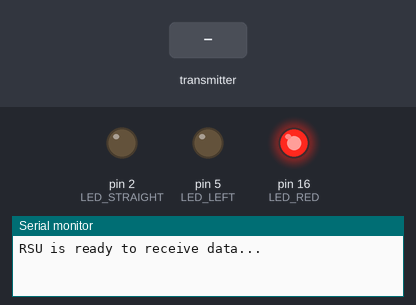
Simulated run of this sketch. Board: Arduino Uno, built with avr-gcc and run on an emulated ATmega328P. Shown: output pins drawn as LEDs (lit = HIGH), the last lines printed to the serial monitor. The inputs (shaded band) are chosen by the test bench. No radio packets arrive unless stated.

Above: at 1.2 s.
1.3 s: the transmitter starts sending direction = 0
At 1.8 s:
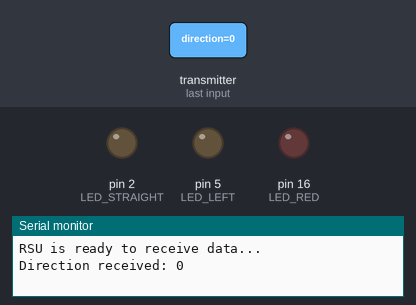
Timing chart, 0 to 4.3 s (numbered marks = the images above; inputs shaded):
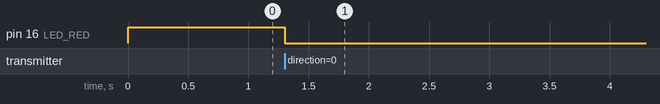

Measured:
- after the input at 1.3 s, pin 16 (LED_RED): HIGH → LOW at once

The sketch:

RSU.ino
```cpp
#include <SPI.h>
#include <nRF24L01.h>
#include <RF24.h>

#define CE_PIN 4   // GPIO4 (D2)
#define CSN_PIN 15 // GPIO15 (D8)

RF24 radio(CE_PIN, CSN_PIN);
const byte address[6] = "00001";

#define LED_RED 16         // GPIO2 (D4) - Red LED
#define LED_LEFT 5    // GPIO5 (D1)
#define LED_STRAIGHT 2 // GPIO2 (D4)
#define LED_RIGHT 0   // GPIO0 (D3)


void setup() {
  Serial.begin(9600);

  // Configure LED pins
  pinMode(LED_RED, OUTPUT);
  pinMode(LED_LEFT, OUTPUT);
  pinMode(LED_STRAIGHT, OUTPUT);
  pinMode(LED_RIGHT, OUTPUT);

  // Set the default state
  digitalWrite(LED_RED, HIGH); // Red LED ON by default
  digitalWrite(LED_LEFT, LOW);
  digitalWrite(LED_STRAIGHT, LOW);
  digitalWrite(LED_RIGHT, LOW);

  // Initialize RF24 module
  radio.begin();
  radio.openReadingPipe(0, address);
  radio.setPALevel(RF24_PA_LOW);
  radio.startListening();

  Serial.println("RSU is ready to receive data...");
}

void loop() {
  if (radio.available()) {
    char direction;
    radio.read(&direction, sizeof(direction));
    Serial.println("Direction received: " + String(direction));

    // Turn OFF red LED and reset all green LEDs
    digitalWrite(LED_RED, LOW);
    digitalWrite(LED_LEFT, LOW);
    digitalWrite(LED_STRAIGHT, LOW);
    digitalWrite(LED_RIGHT, LOW);

    // Light up the appropriate green LED
    if (direction == 'L') {
      digitalWrite(LED_LEFT, HIGH);
    } else if (direction == 'R') {
      digitalWrite(LED_RIGHT, HIGH);
    } else if (direction == 'S') {
      digitalWrite(LED_STRAIGHT, HIGH);
    }

    // Keep green LED ON for 5 seconds
    delay(3000);

    // Turn OFF all green LEDs and turn ON red LED
    digitalWrite(LED_LEFT, LOW);
    digitalWrite(LED_STRAIGHT, LOW);
    digitalWrite(LED_RIGHT, LOW);
    digitalWrite(LED_RED, HIGH);
  }
}
```
